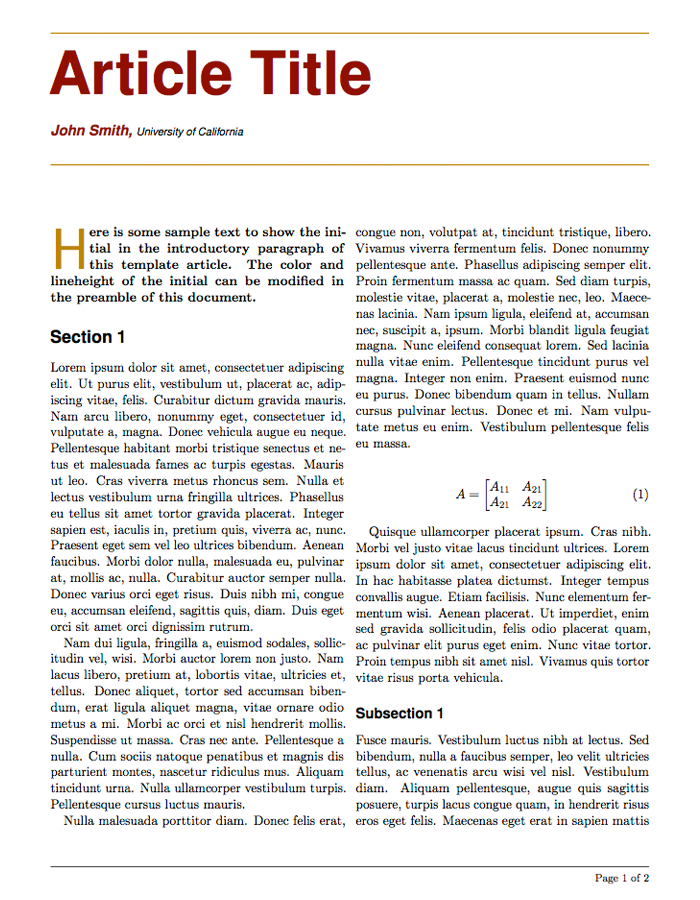
#> input picture images/test5.png, 700 x 900 px
$ python bounding_box.py
#> lines starting #> are read from the running program, lines starting #| are printed output that depends on the picture; after the words box and inside, x2 and y2 are one past the last pixel; in counts of white or black regions, pixels touching at a corner belong together
#> further down, imgs is the input picture: shape (900, 700, 3); mean B, G, R 234.6, 234.8, 236.1
import cv2 as cv
import numpy as np


class BoundingBox:

    def __init__(self, image, out_path):
        self.image = image
        self.out_path = out_path

    def show_image(self, img, name):
        cv.imshow(name, img)
        cv.waitKey(0)

    def sorted_contours(self, cnts):
        bounding_box = [cv.boundingRect(cnt) for cnt in cnts]
        (cnts, bounding_box) = zip(*sorted(zip(cnts, bounding_box),
                                           key=lambda bb: bb[1][0], reverse=False))
        return cnts, bounding_box

    def scale_image(self):
        # rgb = cv.pyrDown(self.image)
        rgb = self.image
        rgb = cv.resize(rgb, (600, 800), interpolation=cv.INTER_AREA)
        gray_image = cv.cvtColor(rgb, cv.COLOR_BGR2GRAY)
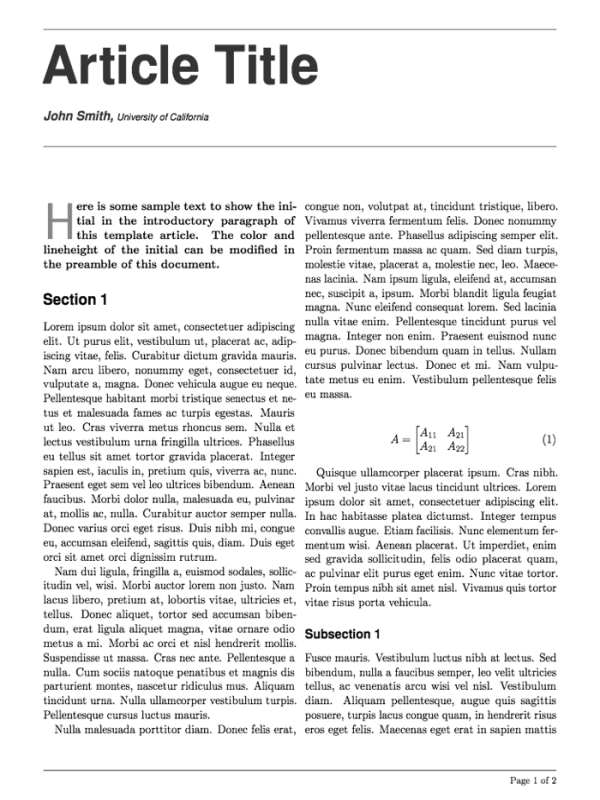
#> gray_image: shape (800, 600); min 0, max 255, mean 235.2
        self.show_image(gray_image, "gray_image")
        return rgb, gray_image

    def threshold_image(self, grad_image):
        _, bo_image = cv.threshold(grad_image, 0.0, 255.0, cv.THRESH_BINARY
                                   | cv.THRESH_OTSU)
        return bo_image

    def process_image(self, gray_image):
        kernel = cv.getStructuringElement(cv.MORPH_ELLIPSE, (5, 7))
        grad_image = cv.morphologyEx(gray_image, cv.MORPH_GRADIENT, kernel)
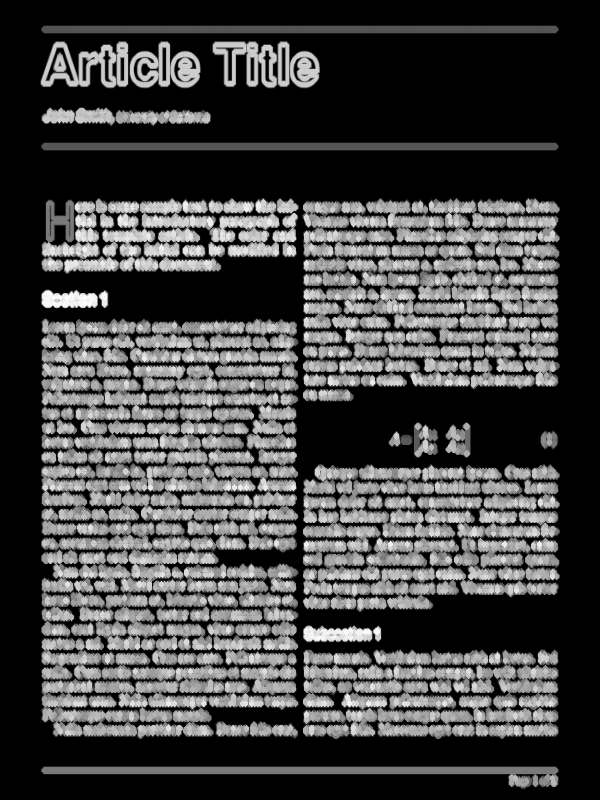
#> grad_image: shape (800, 600); min 0, max 255, mean 67.2
        thresh_image = self.threshold_image(grad_image)
#> in threshold_image, `_, bo_image = cv.threshold(grad_image, 0.0, 255.0, cv.THRESH_BINARY | ..`:
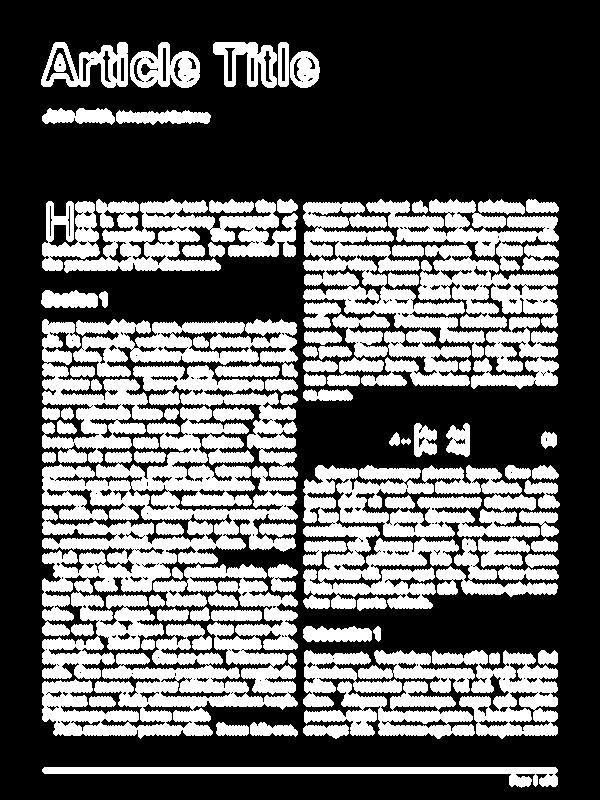
#> bo_image: shape (800, 600); 37.3% white; 98 white regions, largest, box (x1, y1, x2, y2) and area: (42, 406, 298, 679) 28429, (303, 465, 540, 609) 18881, (42, 564, 298, 739) 18744
        kernel = cv.getStructuringElement(cv.MORPH_RECT, (5, 4))
        connected_image = cv.morphologyEx(thresh_image, cv.MORPH_CLOSE, kernel)
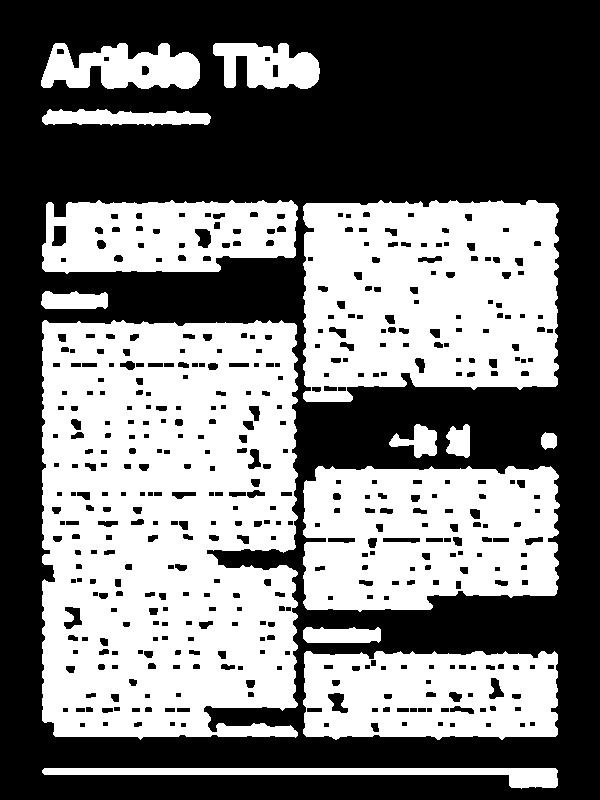
#> connected_image: shape (800, 600); 46% white; 14 white regions
        return thresh_image, connected_image

    def find_contours(self):
        rgb, gray_image = self.scale_image()
        thresh_img, conn_image = self.process_image(gray_image)
        conn, hrchy = cv.findContours(conn_image.copy(), cv.RETR_EXTERNAL,
                                      cv.CHAIN_APPROX_NONE)
#> conn = 14 contours; largest, box (x1, y1, x2, y2) and area: (42, 320, 298, 740) 100448, (303, 200, 559, 402) 46550, (303, 466, 560, 612) 33174, (303, 651, 558, 740) 20712, (42, 200, 298, 274) 15858; hrchy = 14 rows, first 6: [1, -1, -1, -1], [2, 0, -1, -1], [3, 1, -1, -1], [4, 2, -1, -1], [5, 3, -1, -1], [6, 4, -1, -1]
        return conn, hrchy, thresh_img, rgb

    def write_image(self, roi, count):
        output_path = self.out_path + "file {}.png"
        cv.imwrite(output_path.format(count), roi)

    def bounding_box_detector(self):
        count = 0
        contours, hierarchy, thresh_img, rgb_image = self.find_contours()
#> contours has the same summary as conn in find_contours
        mask = np.zeros(thresh_img.shape, dtype=np.uint8)
        sorted_ctrs, bounding_box = self.sorted_contours(contours)
#> in sorted_contours, `bounding_box = [cv.boundingRect(cnt) for cnt in cnts]`: bounding_box = 14 items, first 6: (42, 768, 516, 21), (303, 651, 255, 89), (303, 627, 78, 16), (303, 466, 257, 146), (541, 432, 16, 18), (446, 424, 24, 34)
#> in sorted_contours, `(cnts, bounding_box) = zip(*sorted(zip(cnts, bounding_box), key=lambda..`: cnts has the same summary as conn in find_contours; bounding_box = 14 items, first 6: (41, 291, 67, 18), (41, 43, 159, 46), (42, 768, 516, 21), (42, 320, 256, 420), (42, 200, 256, 74), (42, 109, 169, 17)
#> sorted_ctrs has the same summary as conn in find_contours
        for index in range(len(sorted_ctrs)):
            x, y, w, h = cv.boundingRect(sorted_ctrs[index])
            mask[y:y + h, x:x + w] = 0
            cv.drawContours(mask, sorted_ctrs, index, (255, 255, 255), -1)
            coverage = float(cv.countNonZero(mask[y:y + h, x:x + w])) / (w * h)
            if coverage > 0.35 and w > 5 and h > 5:
                count += 1
                cv.rectangle(rgb_image, (x, y), (x + w - 1, y + h - 1), (0, 255, 0), 1)
                roi = rgb_image[y:y + h, x:x + w]
                self.write_image(roi, count)
#> this loop made 14 passes
#> (x, y, w, h, coverage) on passes 1 to 12: (41, 291, 67, 18, 0.842), (41, 43, 159, 46, 0.71), (42, 768, 516, 21, 0.389), (42, 320, 256, 420, 0.942), (42, 200, 256, 74, 0.855), (42, 109, 169, 17, 0.725), (213, 43, 107, 46, 0.713), (303, 651, 255, 89, 0.928), (303, 627, 78, 16, 0.876), (303, 466, 257, 146, 0.895), (303, 200, 256, 202, 0.909), (389, 424, 48, 34, 0.513)
#> pass 3, in bounding_box_detector, `roi = rgb_image[y:y + h, x:x + w]`:
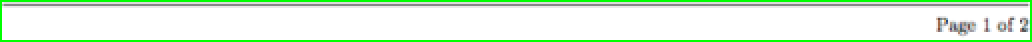
#> roi: shape (21, 516, 3) (shown 2 times larger); mean B, G, R 219.6, 244.8, 219.7
#> after the loop:
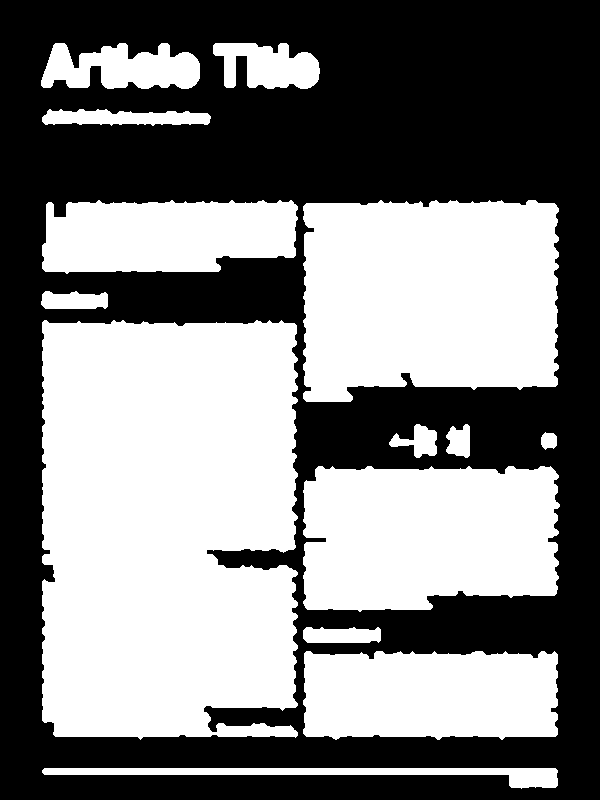
#> mask: shape (800, 600); 49.6% white; 14 white regions, largest, box (x1, y1, x2, y2) and area: (42, 320, 298, 740) 101319, (303, 200, 559, 402) 47031, (303, 466, 560, 612) 33600
#> after the loop:
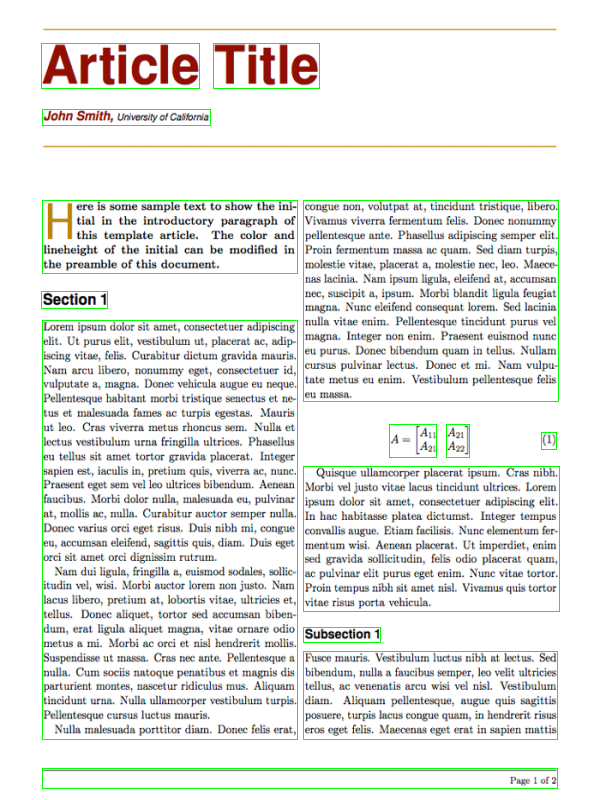
#> rgb_image: shape (800, 600, 3); mean B, G, R 230.8, 234.8, 232.2
#> after the loop, count = 14
        self.show_image(rgb_image, "rects")
        self.write_image(rgb_image, count)


if __name__ == '__main__':
    imgs = cv.imread('images/test5.png')
    output_paths = 'debug/'
    bounding_boxes = BoundingBox(imgs, output_paths)
    bounding_boxes.bounding_box_detector()

$ run again, with images/test1.png copied over images/test5.png
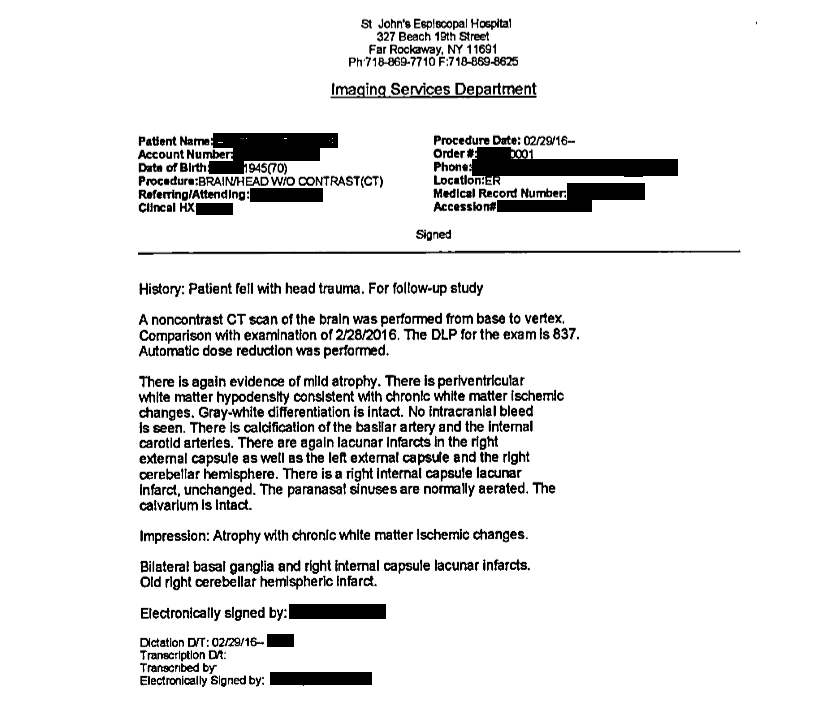
#> input picture images/test1.png, 816 x 711 px
#> imgs is the input picture: shape (711, 816, 3); min 0, max 255, mean 231.2
#> bo_image: shape (800, 600); 21.4% white; 16 white regions, largest, box (x1, y1, x2, y2) and area: (100, 419, 417, 578) 35168, (100, 349, 428, 407) 12229, (99, 147, 284, 245) 9834
#> connected_image: shape (800, 600); 23.5% white; 14 white regions
#> conn = 14 contours; largest, box (x1, y1, x2, y2) and area: (100, 420, 417, 579) 40930, (100, 350, 428, 408) 13584, (99, 148, 284, 246) 12536, (317, 151, 501, 243) 12496, (101, 627, 392, 668) 7304; hrchy = 14 rows, first 6: [1, -1, -1, -1], [2, 0, -1, -1], [3, 1, -1, -1], [4, 2, -1, -1], [5, 3, -1, -1], [6, 4, -1, -1]
#> contours has the same summary as conn in find_contours
#> in sorted_contours, `bounding_box = [cv.boundingRect(cnt) for cnt in cnts]`: bounding_box = 14 items, first 6: (101, 711, 175, 66), (102, 678, 184, 25), (101, 627, 291, 41), (101, 593, 289, 23), (100, 420, 317, 159), (100, 350, 328, 58)
#> in sorted_contours, `(cnts, bounding_box) = zip(*sorted(zip(cnts, bounding_box), key=lambda..`: cnts has the same summary as conn in find_contours; bounding_box = 14 items, first 6: (99, 280, 447, 11), (99, 148, 185, 98), (100, 420, 317, 159), (100, 350, 328, 58), (101, 711, 175, 66), (101, 627, 291, 41)
#> in bounding_box_detector, `sorted_ctrs, bounding_box = self.sorted_contours(contours)`: sorted_ctrs has the same summary as conn in find_contours
#> the loop in bounding_box_detector, `for index in range(len(sorted_ctrs)):` made 14 passes
#> (x, y, w, h, coverage) on passes 1 to 8: (99, 280, 447, 11, 0.799), (99, 148, 185, 98, 0.708), (100, 420, 317, 159, 0.822), (100, 350, 328, 58, 0.733), (101, 711, 175, 66, 0.575), (101, 627, 291, 41, 0.639), (101, 593, 289, 23, 0.681), (101, 315, 256, 23, 0.711)
#> after the loop in bounding_box_detector, `for index in range(len(sorted_ctrs)):`:
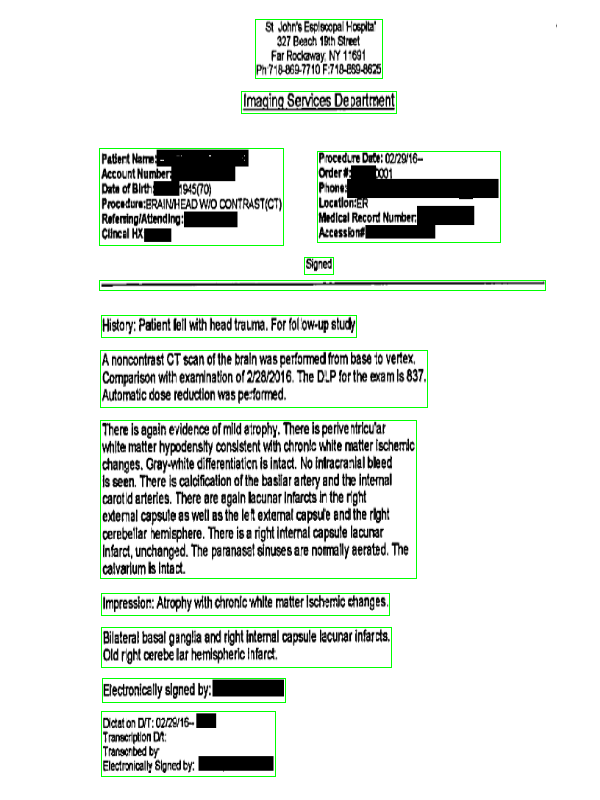
#> rgb_image: shape (800, 600, 3); mean B, G, R 227.4, 231.3, 227.4
#> after the loop in bounding_box_detector, `for index in range(len(sorted_ctrs)):`:
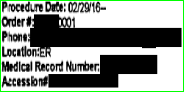
#> roi: shape (92, 184, 3); mean B, G, R 137.4, 145.7, 137.4
#> after the loop in bounding_box_detector, `for index in range(len(sorted_ctrs)):`: count = 13

$ run again, with images/test3.png copied over images/test5.png
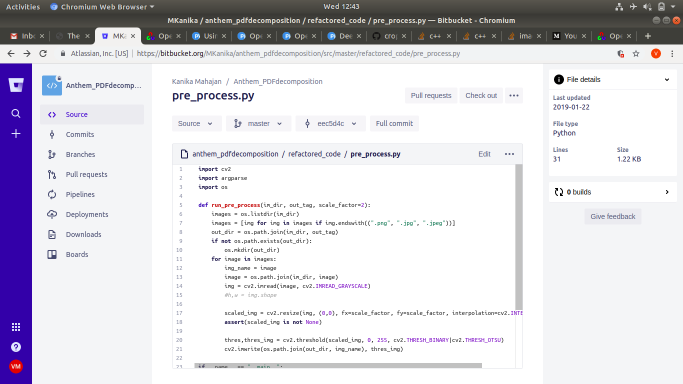
#> input picture images/test3.png, 1366 x 768 px (shown at 1/2 size)
#> imgs is the input picture: shape (768, 1366, 3); mean B, G, R 223.3, 216.1, 218
#> in threshold_image, `_, bo_image = cv.threshold(grad_image, 0.0, 255.0, cv.THRESH_BINARY | ..`:
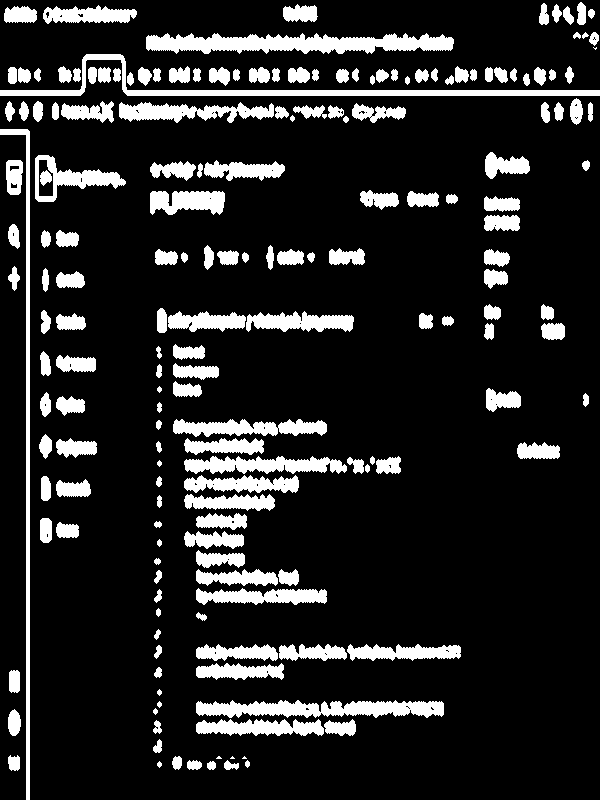
#> bo_image: shape (800, 600); 14.5% white; 184 white regions (4 under 20 px), largest, box (x1, y1, x2, y2) and area: (146, 33, 454, 54) 4356, (0, 54, 600, 96) 3840, (196, 700, 444, 718) 3125
#> connected_image: shape (800, 600); 15.7% white; 109 white regions (2 under 20 px)
#> conn = 109 contours, 6 with area under 20; largest, box (x1, y1, x2, y2) and area: (173, 420, 401, 550) 10765, (196, 701, 444, 737) 5912, (0, 55, 600, 126) 4920, (196, 645, 461, 681) 4622, (146, 34, 454, 55) 4276; hrchy = 109 rows, first 6: [1, -1, -1, -1], [2, 0, -1, -1], [3, 1, -1, -1], [4, 2, -1, -1], [5, 3, -1, -1], [6, 4, -1, -1]
#> contours has the same summary as conn in find_contours
#> in sorted_contours, `bounding_box = [cv.boundingRect(cnt) for cnt in cnts]`: bounding_box = 109 items, first 6: (207, 762, 9, 9), (157, 762, 5, 7), (224, 761, 15, 10), (187, 761, 15, 10), (242, 757, 8, 12), (230, 757, 5, 3)
#> in sorted_contours, `(cnts, bounding_box) = zip(*sorted(zip(cnts, bounding_box), key=lambda..`: cnts has the same summary as conn in find_contours; bounding_box = 109 items, first 6: (0, 130, 30, 670), (0, 55, 600, 71), (4, 7, 33, 17), (5, 102, 38, 21), (8, 756, 12, 16), (8, 710, 13, 27)
#> in bounding_box_detector, `sorted_ctrs, bounding_box = self.sorted_contours(contours)`: sorted_ctrs has the same summary as conn in find_contours
#> the loop in bounding_box_detector, `for index in range(len(sorted_ctrs)):` made 109 passes
#> (x, y, w, h, coverage) on passes 1 to 8: (0, 130, 30, 670, 0.172), (0, 55, 600, 71, 0.133), (4, 7, 33, 17, 0.893), (5, 102, 38, 21, 0.584), (8, 756, 12, 16, 0.87), (8, 710, 13, 27, 0.772), (8, 267, 12, 25, 0.523), (8, 225, 12, 25, 0.717)
#> after the loop in bounding_box_detector, `for index in range(len(sorted_ctrs)):`:
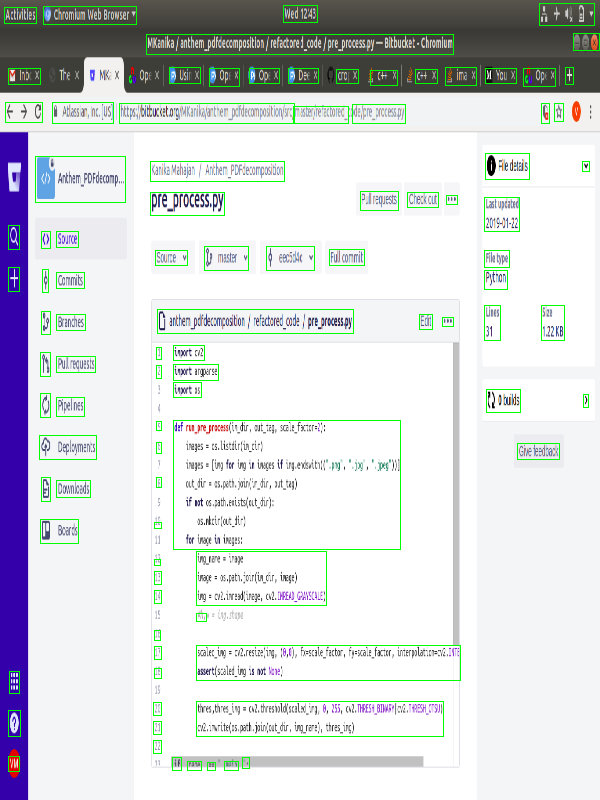
#> rgb_image: shape (800, 600, 3); mean B, G, R 218.4, 217.3, 213.2
#> after the loop in bounding_box_detector, `for index in range(len(sorted_ctrs)):`: count = 95
